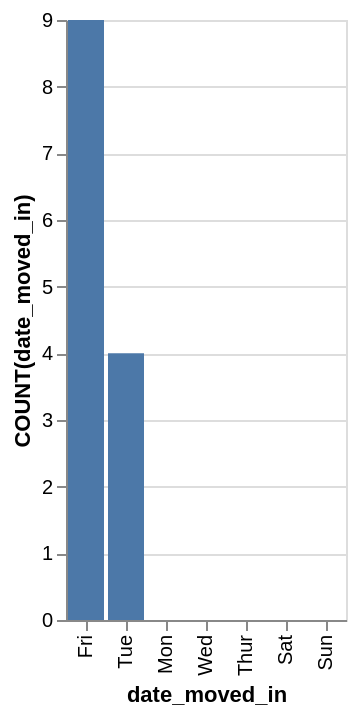

The specification (Vega-Lite) saved for this image:
### Vega-Lite specification from a JSON file in a GitHub repository (floating-point values rounded to 4 significant figures)
{"data": {"values": [{"x_data": "Mon", "y_data": 0}, {"x_data": "Tue", "y_data": 4}, {"x_data": "Wed", "y_data": 0}, {"x_data": "Thur", "y_data": 0}, {"x_data": "Fri", "y_data": 9}, {"x_data": "Sat", "y_data": 0}, {"x_data": "Sun", "y_data": 0}]}, "mark": "bar", "encoding": {"x": {"field": "x_data", "type": "nominal", "title": "date_moved_in", "sort": {"op": "sum", "field": "y_data", "order": "descending"}}, "y": {"field": "y_data", "type": "quantitative", "title": "COUNT(date_moved_in)"}}}
